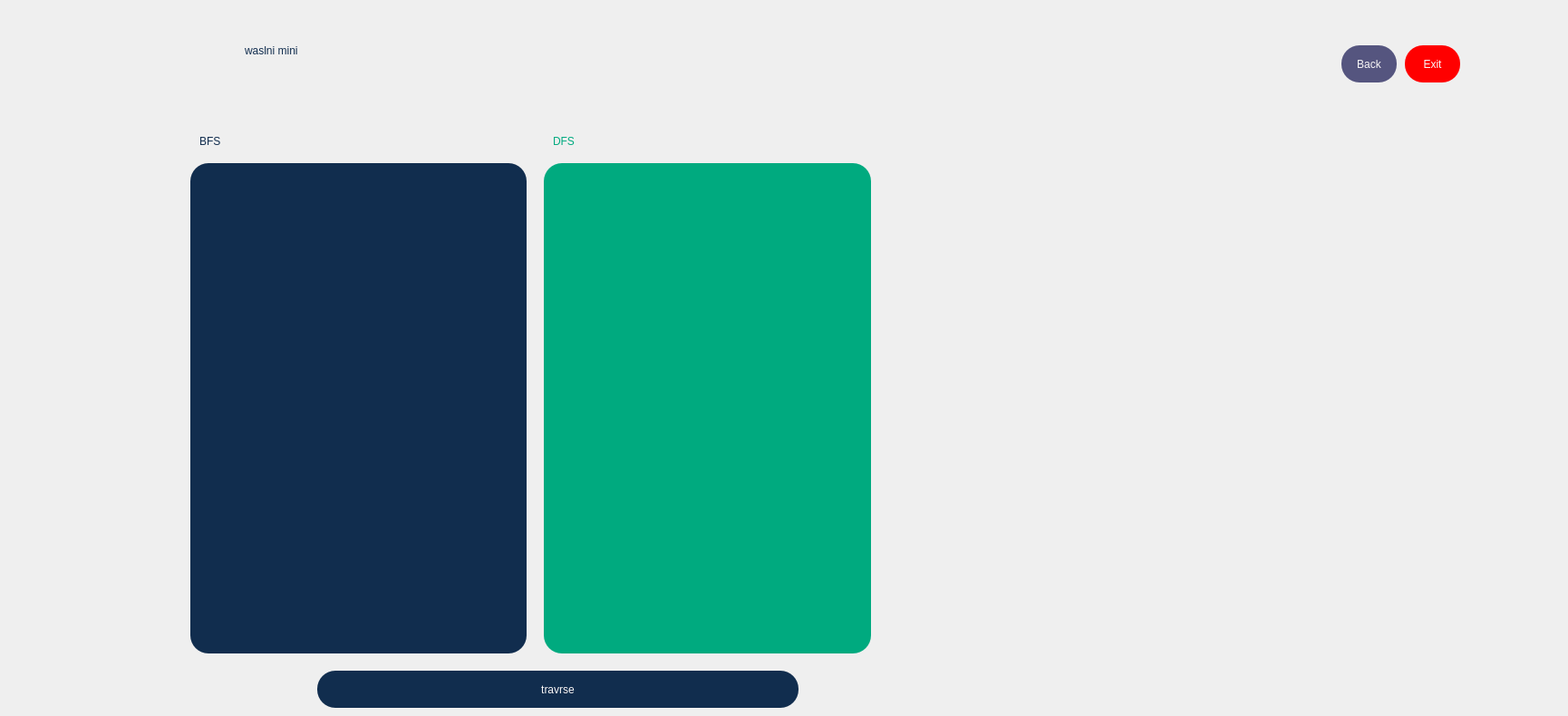
    <widget class="QWidget" name="page_6">
     <widget class="QTextEdit" name="disbfs">
      <property name="geometry">
       <rect>
        <x>210</x>
        <y>180</y>
        <width>371</width>
        <height>541</height>
       </rect>
      </property>
      <property name="styleSheet">
       <string notr="true">font: 600 9pt &quot;Yu Gothic UI Semibold&quot;;
font: 9pt &quot;OCR A Extended&quot;;
background-color: rgb(17, 45, 78);
font: 800 16pt &quot;Rockwell Extra Bold&quot;;
color: rgb(249, 247, 247);
border-radius: 20px;</string>
      </property>
     </widget>
     <widget class="QTextEdit" name="disdfs">
      <property name="geometry">
       <rect>
        <x>600</x>
        <y>180</y>
        <width>361</width>
        <height>541</height>
       </rect>
      </property>
      <property name="styleSheet">
       <string notr="true">font: 600 9pt &quot;Yu Gothic UI Semibold&quot;;
font: 9pt &quot;OCR A Extended&quot;;
background-color: rgb(0, 170, 127);
font: 800 16pt &quot;Rockwell Extra Bold&quot;;
color: rgb(249, 247, 247);
border-radius: 20px;</string>
      </property>
     </widget>
     <widget class="QLabel" name="label_26">
      <property name="geometry">
       <rect>
        <x>270</x>
        <y>30</y>
        <width>171</width>
        <height>51</height>
       </rect>
      </property>
      <property name="styleSheet">
       <string notr="true">color : rgb(17, 45, 78);
font: 700 16pt &quot;Magneto&quot;;</string>
      </property>
      <property name="text">
       <string>waslni mini</string>
      </property>
     </widget>
     <widget class="QLabel" name="label_pic_17">
      <property name="geometry">
       <rect>
        <x>190</x>
        <y>20</y>
        <width>81</width>
        <height>71</height>
       </rect>
      </property>
      <property name="text">
       <string/>
      </property>
      <property name="pixmap">
       <pixmap resource="recourses.qrc">:/logo.jpg</pixmap>
      </property>
      <property name="scaledContents">
       <bool>true</bool>
      </property>
     </widget>
     <widget class="QPushButton" name="travrseputton">
      <property name="geometry">
       <rect>
        <x>350</x>
        <y>740</y>
        <width>531</width>
        <height>41</height>
       </rect>
      </property>
      <property name="styleSheet">
       <string notr="true">QPushButton{
	font: 600 9pt &quot;Yu Gothic UI Semibold&quot;;
	font: 9pt &quot;OCR A Extended&quot;;
background-color: rgb(17, 45, 78);
	font: 800 16pt &quot;Rockwell Extra Bold&quot;;
color: rgb(249, 247, 247);
border-radius: 20px;
}

   
QPushButton:hover{
background-color:rgb(170, 170, 255);
}

QPushButton:pressed{
background-color:rgb(170, 0, 0);
}



</string>
      </property>
      <property name="text">
       <string>travrse</string>
      </property>
     </widget>
     <widget class="QLabel" name="label_7">
      <property name="geometry">
       <rect>
        <x>220</x>
        <y>140</y>
        <width>61</width>
        <height>31</height>
       </rect>
      </property>
      <property name="styleSheet">
       <string notr="true">font: 800 16pt &quot;Rockwell Extra Bold&quot;;
color: rgb(17, 45, 78);</string>
      </property>
      <property name="text">
       <string>BFS</string>
      </property>
     </widget>
     <widget class="QLabel" name="label_8">
      <property name="geometry">
       <rect>
        <x>610</x>
        <y>140</y>
        <width>61</width>
        <height>31</height>
       </rect>
      </property>
      <property name="styleSheet">
       <string notr="true">font: 800 16pt &quot;Rockwell Extra Bold&quot;;
color:rgb(0, 170, 127);</string>
      </property>
      <property name="text">
       <string>DFS</string>
      </property>
     </widget>
     <widget class="QPushButton" name="exit7">
      <property name="geometry">
       <rect>
        <x>1550</x>
        <y>50</y>
        <width>61</width>
        <height>41</height>
       </rect>
      </property>
      <property name="sizePolicy">
       <sizepolicy hsizetype="Preferred" vsizetype="Preferred">
        <horstretch>0</horstretch>
        <verstretch>0</verstretch>
       </sizepolicy>
      </property>
      <property name="styleSheet">
       <string notr="true">
QPushButton{
background-color: rgb(255, 0, 0);
font: 800 9pt &quot;Rockwell Extra Bold&quot;;
color: rgb(249, 247, 247);
border-radius: 20px;
}
   
QPushButton:hover{
background-color:rgb(170, 170, 255);
}

QPushButton:pressed{
background-color:rgb(170, 0, 0);
}</string>
      </property>
      <property name="text">
       <string>Exit</string>
      </property>
     </widget>
     <widget class="QPushButton" name="back7">
      <property name="geometry">
       <rect>
        <x>1480</x>
        <y>50</y>
        <width>61</width>
        <height>41</height>
       </rect>
      </property>
      <property name="sizePolicy">
       <sizepolicy hsizetype="Preferred" vsizetype="Preferred">
        <horstretch>0</horstretch>
        <verstretch>0</verstretch>
       </sizepolicy>
      </property>
      <property name="styleSheet">
       <string notr="true">
QPushButton{
background-color: rgb(85, 85, 127);
font: 800 9pt &quot;Rockwell Extra Bold&quot;;
color: rgb(249, 247, 247);
border-radius: 20px;
}
   
QPushButton:hover{
background-color:rgb(170, 170, 255);
}

QPushButton:pressed{
background-color:rgb(170, 0, 0);
}</string>
      </property>
      <property name="text">
       <string>Back</string>
      </property>
     </widget>
     <widget class="QLabel" name="label_30">
      <property name="geometry">
       <rect>
        <x>970</x>
        <y>190</y>
        <width>751</width>
        <height>471</height>
       </rect>
      </property>
      <property name="styleSheet">
       <string notr="true">border-radius: 25px;
border-radius: 20px;
</string>
      </property>
      <property name="text">
       <string/>
      </property>
      <property name="pixmap">
       <pixmap resource="recourses.qrc">:/output-onlinepngtools (1).png</pixmap>
      </property>
      <property name="scaledContents">
       <bool>true</bool>
      </property>
     </widget>
    </widget>
